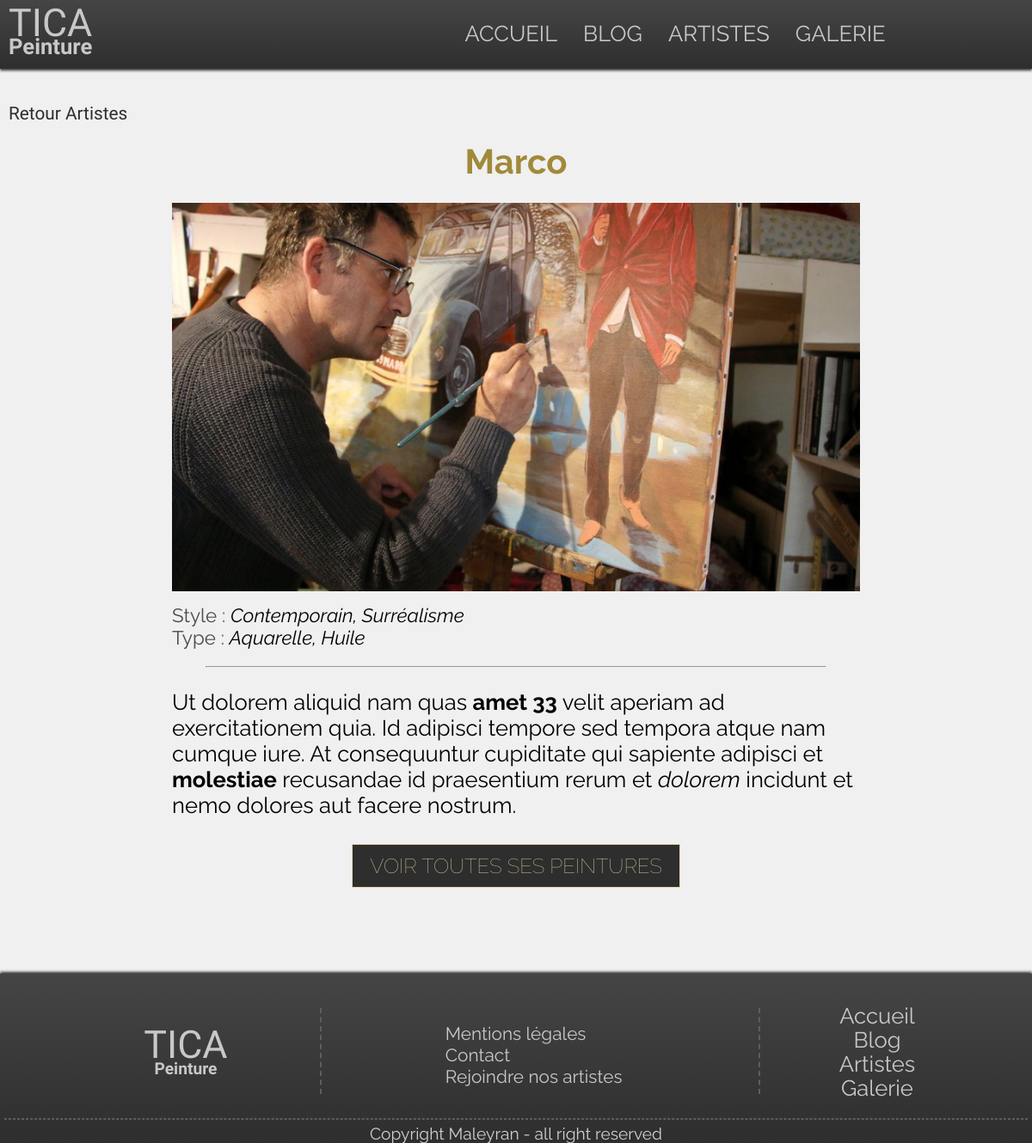
The app's page /index.php?action=artiste&id=18 with its own data.
### tables this page shows
CREATE TABLE `painters` (
  `id` int(11) NOT NULL,
  `name` varchar(255) NOT NULL,
  `photo-url` varchar(255) NOT NULL,
  `Content` longtext NOT NULL
);

### app/Controllers/PainterController.php (called while the page is built, shortened)
<?php
class PainterController
{
    public function painterPageFront($idPainter)
    {
        $painterData = new \Projet\Models\PainterModel();
        $painter = $painterData->getPainterFullInfos($idPainter);
        $painterStyle = $painterData->getPainterStylesConcat($idPainter);
        $painterType = $painterData->getPainterTypes($idPainter);
        require 'app/Views/Front/artiste.php';
    }
}

### app/Models/PainterModel.php (called while the page is built, shortened)
<?php
class PainterModel extends Manager
{
    public function getPainterFullInfos($idPainter)
    {
        $bdd = $this->dbConnection();
        $data = $bdd->prepare("SELECT painters.id as idpainter, painters.name as namepainter, `photo-url` as photopainter,
                            content FROM painters
                            WHERE painters.id = :painter");
        $data->execute(array('painter' => $idPainter));
        return $data->fetch();
    }
    public function getPainterStylesConcat($idPainter)
    {
        $bdd = $this->dbConnection();
        $data = $bdd->prepare("SELECT GROUP_CONCAT(styles.name SEPARATOR ', ') as namestyle, painters.id FROM painters, styles, painterstyle
                            WHERE styles.id = painterstyle.idstyle AND painters.id = painterstyle.idpainter AND painters.id = :idpainter");
        $data->execute(array('idpainter' => $idPainter));
        return $data->fetch();
    }
    public function getPainterTypes($idPainter)
    {
        $bdd = $this->dbConnection();
        $data = $bdd->prepare("SELECT GROUP_CONCAT(DISTINCT types.name SEPARATOR ', ') as name, painters.id as id FROM types, painters, paints
                            WHERE types.id = paints.PaintsType AND paints.PaintsPainters = painters.id AND painters.id = :idpainter");
        $data->execute(array('idpainter' => $idPainter));
        return $data->fetch();
    }
}

### app/Views/Front/artiste.php (the view)
<?php
require_once 'app/Views/Front/header.php';
?>
<main id="page-solo" class="container pagepadding-top">
    <div class="breadcrumb">
        <a href="index.php?action=blog">Retour Artistes</a>
    </div>
    <article id="article-solo">
        <h1><?= $painter['namepainter']?></h1>
        <img src="<?= $painter['photopainter']?>" alt="<?= $painter['namepainter']?>">
        <div id="contenu-solo">
            <div id="infos-solo">
                <p><span>Style : </span><?= $painterStyle['namestyle']?></p>
                <p><span>Type : </span><?= $painterType['name']?></p>
            </div>
            <hr>
            <div id="content-solo">
                <?= $painter['content']?>
            </div>
        </div>
        <a class="button_dark_gold" href="index.php?action=peintureArtiste&id=<?= $painter['idpainter'] ?>">Voir toutes ses peintures</a>
    </article>
</main>
<?php
require_once 'app/Views/Front/footer.php'
?>

### app/Public/Front/css/style.css (style rules this page uses)
* { margin: 0; padding: 0; }
body { font-family: 'Raleway', sans-serif; font-size: 1.4rem; background-color: #F0F0F0; }
.container { max-width: 1200px; margin: 0 auto; }
.pagepadding-top { padding-top: 120px; }
a { text-decoration: none; color: #c8c8c8; }
h1 { font-size: 1.8rem; color: #a08a3a; }
hr { width: 270px; margin: auto; margin-top: 50px; color: #909090; }
.button_dark_gold { padding: 10px 30px; font-size: 1.6rem; font-weight: 100; text-transform: uppercase; color: #E3D6A5; background-color: #2E2E2E; border: 1px solid #E3D6A5; transition: 0.3s; }
.breadcrumb { text-align: left; font-family: 'Spartan', sans-serif; margin-bottom: 20px; margin-left: 10px; font-size: 1.3rem; text-transform: capitalize; }
.breadcrumb a { color: #2E2E2E; }
#page-solo { text-align: center; }
#page-solo h1 { margin-bottom: 15px; }
#page-solo #article-solo img { max-width: 800px; max-height: 500px; object-fit: cover; margin-top: 10px; width: 95%; }
#page-solo #contenu-solo { text-align: left; max-width: 800px; margin: 10px auto; width: 95%; }
#page-solo #contenu-solo hr { width: 90%; color: #E3D6A5; margin-top: 20px; }
#page-solo #contenu-solo #content-solo { margin-top: 25px; font-size: 1.2rem; }
#page-solo #infos-solo { margin-top: 10px; font-size: 1.2rem; font-style: italic; text-transform: capitalize; }
#page-solo #infos-solo span { font-style: normal; color: rgb(73, 73, 73); }
#page-solo .button_dark_gold { margin-top: 20px; padding: 10px 20px; font-size: 1.1rem; display: inline-block; }
::placeholder { color: #858585; }
@media screen and (min-width: 400px) { hr { width: 400px; } }
@media screen and (min-width: 580px) { h1 { font-size: 2.2rem; } }
@media screen and (min-width: 600px) { #page-solo #contenu-solo #content-solo { font-size: 1.6rem; } }
@media screen and (min-width: 600px) { #page-solo #infos-solo { font-size: 1.4rem; } }
@media screen and (min-width: 600px) { #page-solo .button_dark_gold { font-size: 1.5rem; } }
@media screen and (min-width: 720px) { h1 { font-size: 2.5rem; } }

### records on screen
painters: name "Marco", photopainter (picture), Content "Ut dolorem aliquid nam quas amet 33 velit aperiam ad exercitationem quia. Id adipisci tempore sed tempora atque nam cumque iure. At consequuntur cupiditate qui sapiente adipisci et molestiae recusandae id praesentium rerum et dolorem incidunt et nemo dolores aut facere nostrum."

### other values on screen
$painterStyle['namestyle'] "Contemporain, Surréalisme"
$painterType['name'] "Aquarelle, Huile"
